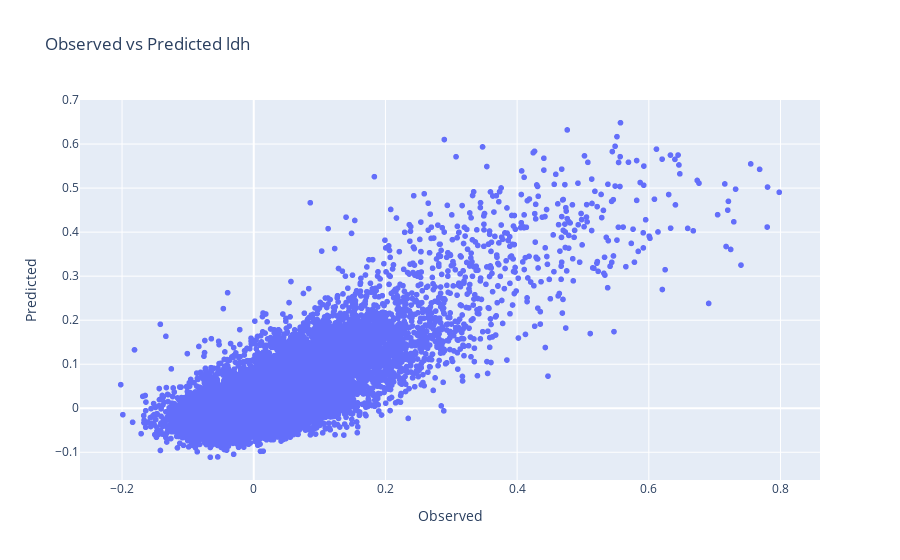

The notebook cell this image was saved under:
### Markdown cell above
## Interactive plots

### Code cell
import plotly.express as px

filtered_preds = preds.filter(pl.col("Variable_Name") == "Metadata_ldh_normalized").to_pandas()

fig = px.scatter(
    filtered_preds,
    x="Observed",
    y="Predicted",
    title="Observed vs Predicted ldh",
    labels={"Observed": "Observed", "Predicted": "Predicted"},
    hover_data=["Metadata_Plate", "Metadata_Well"]
)

fig.show()

### Figure 1 — Plotly figure (JSON) as saved in the notebook; plotly's stock layout.template omitted (floating-point values rounded to 4 significant figures; data arrays with more than 128 entries replaced by an {"elided": "..."} marker saying what was removed)
{"data": [{"customdata": {"elided": "21807x2 str values"}, "hovertemplate": "Observed=%{x}<br>Predicted=%{y}<br>Metadata_Plate=%{customdata[0]}<br>Metadata_Well=%{customdata[1]}<extra></extra>", "legendgroup": "", "marker": {"color": "#636efa", "symbol": "circle"}, "mode": "markers", "name": "", "showlegend": false, "type": "scattergl", "x": {"elided": "21807 float values"}, "xaxis": "x", "y": {"elided": "21807 float values"}, "yaxis": "y"}], "layout": {"legend": {"tracegroupgap": 0}, "title": {"text": "Observed vs Predicted ldh"}, "xaxis": {"anchor": "y", "domain": [0, 1], "title": {"text": "Observed"}}, "yaxis": {"anchor": "x", "domain": [0, 1], "title": {"text": "Predicted"}}}}
